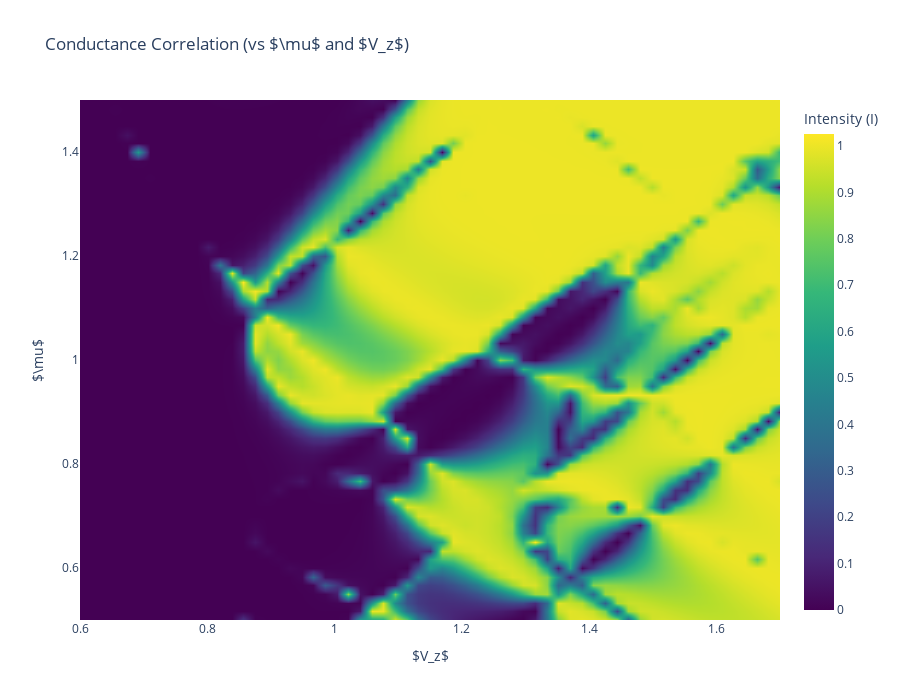

The notebook cell saved with this chart:
### Code cell
mu = params_list[:, 1]   # y-axis in the plot
V_z = params_list[:, 2]  # x-axis in the plot
zplot = corrs            # z-axis (color)

# Create the interactive Plotly heatmap/contour
fig = go.Figure(data=go.Contour(
    x=V_z,
    y=mu,
    z=zplot,
    colorscale='Viridis',    # Matches Matplotlib's 'magma'
    ncontours=100,         # Smooth continuous gradient
    line_width=0,          # Removes contour lines
    contours=dict(
        coloring='heatmap',
        showlines=False
    ),
    colorbar=dict(
        title='Intensity (I)'
    )
))

# Label axes and title
fig.update_layout(
    title='Conductance Correlation (vs $\\mu$ and $V_z$)',
    xaxis_title='$V_z$',
    yaxis_title='$\\mu$',
    width=900,
    height=700
)

fig.show()

### Figure 1 — Plotly figure (JSON) as saved in the notebook; plotly's stock layout.template omitted (floating-point values rounded to 4 significant figures; data arrays with more than 128 entries replaced by an {"elided": "..."} marker saying what was removed)
{"data": [{"colorbar": {"title": {"text": "Intensity (I)"}}, "colorscale": [[0, "#440154"], [0.1111, "#482878"], [0.2222, "#3e4989"], [0.3333, "#31688e"], [0.4444, "#26828e"], [0.5556, "#1f9e89"], [0.6667, "#35b779"], [0.7778, "#6ece58"], [0.8889, "#b5de2b"], [1, "#fde725"]], "contours": {"coloring": "heatmap", "showlines": false}, "line": {"width": 0}, "ncontours": 100, "type": "contour", "x": {"elided": "3721 float values"}, "y": {"elided": "3721 float values"}, "z": {"elided": "3721 float values"}}], "layout": {"height": 700, "title": {"text": "Conductance Correlation (vs $\\mu$ and $V_z$)"}, "width": 900, "xaxis": {"title": {"text": "$V_z$"}}, "yaxis": {"title": {"text": "$\\mu$"}}}}
